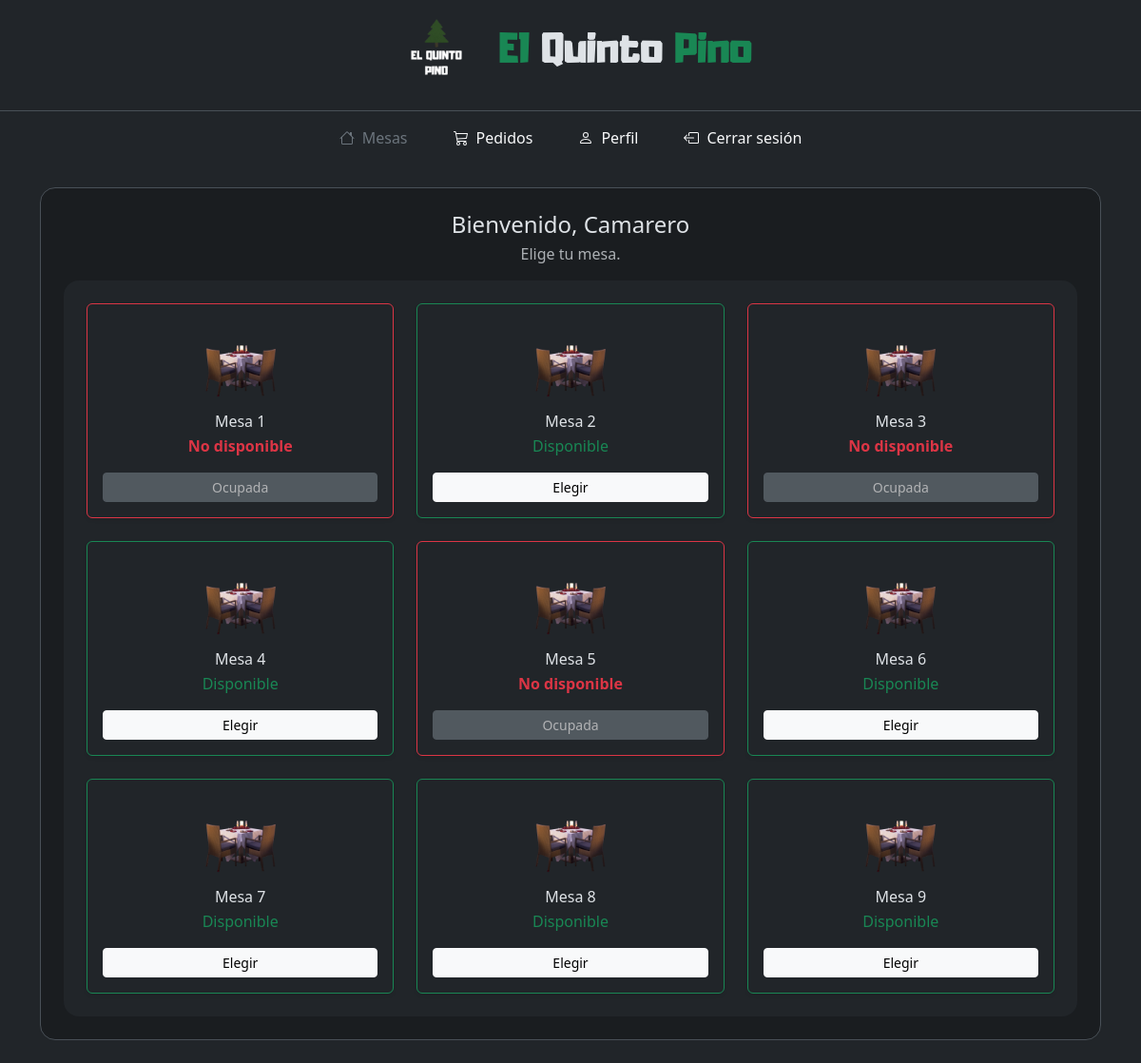
Screenshot of /cliente/cliente.php (signed in) with the database file from the repository.
### tables this page shows
CREATE TABLE `mesa` (
  `numMesa` int(11) NOT NULL,
  `estado` tinyint(1) NOT NULL
);

### cliente/cliente.php (the view, shortened to what this page needs)
<?php
include("../components/conexion.php");
$navbar1 = "/restaurante/cliente/cliente.php";
$navbar2 = "/restaurante/cliente/pedidos.php";
$navbar3 = "/restaurante/cliente/perfil.php";
$active = "mesas";
?>
<!DOCTYPE html>
<html lang="es" data-bs-theme="dark">
<head>
    <link rel="stylesheet" href="../bootstrap/css/bootstrap.min.css" />
    <link rel="stylesheet" href="../styles.css" />
</head>
<body>
    <div class="container-fluid min-vh-100 d-flex flex-column">
        <?php
        include("../components/header.php");
        include("../components/navbar.php");
        $usuario = $_SESSION["usuario"];
        ?>
        <main class="container my-4 flex-grow-1">
            <div class="row justify-content-center">
                <div class="col-12 col-md-12">
                    <section class="bg-dark-subtle border rounded-4 p-3 p-sm-4">
                        <header class="text-center mb-3">
                            <h4 class="h4 mb-1">Bienvenido, <?php echo $usuario; ?></h4>
                            <p class="text-body-secondary mb-0">Elige tu mesa.</p>
                        </header>
                        <div class="bg-body rounded-4 p-3 p-sm-4">
                            <?php
                            $consulta = "SELECT * FROM mesa";
                            $result = mysqli_query($conn, $consulta);
                            echo '<div class="row g-3 g-sm-4">';
                            while ($row = mysqli_fetch_array($result)) {
                                $mesa = $row['numMesa'];
                                $disponible = $row['estado'];
                                if ($disponible == 1) {
                                    echo '<div class="col-6 col-sm-4 col-md-4 col-lg-4 d-flex">';
                                    echo ' <article class="card mesa card-mesa shadow-sm w-100 border-success">';
                                    echo ' <div class="card-body text-center">';
                                    echo ' <img src="../img/mesa2.png" class="img-fluid mx-auto d-block mb-2" alt="Mesa ' . $mesa . '" loading="lazy">';
                                    echo ' <h2 class="h6 mb-1">Mesa ' . $mesa . '</h2>';
                                    echo ' <p class="mb-3 text-success">Disponible</p>';
                                    echo ' <a href="seleccionar_mesa.php?mesa=' . $mesa . '" class="btn btn-light btn-sm w-100" aria-label="Seleccionar mesa ' . $mesa . '">Elegir</a>';
                                    echo ' </div>';
                                    echo ' </article>';
                                    echo '</div>';
                                } else {
                                    echo '<div class="col-6 col-sm-4 col-md-4 col-lg-4 d-flex">';
                                    echo ' <article class="card mesa card-mesa shadow-sm w-100 border-danger">';
                                    echo ' <div class="card-body text-center">';
                                    echo ' <img src="../img/mesa2.png" class="img-fluid mx-auto d-block mb-2" alt="Mesa ' . $mesa . '" loading="lazy">';
                                    echo ' <h2 class="h6 mb-1">Mesa ' . $mesa . '</h2>';
                                    echo ' <p class="mb-3 text-danger fw-semibold">No disponible</p>';
                                    echo ' <button class="btn btn-secondary btn-sm w-100" disabled aria-disabled="true">Ocupada</button>';
                                    echo ' </div>';
                                    echo ' </article>';
                                    echo '</div>';
                                }
                            }
                            echo '</div>';
                            ?>
                        </div>
                    </section>
                </div>
            </div>
        </main>
    </div>
</body>
</html>

### components/header.php
<header class="row text-center align-items-center p-2"
  style="background-color: var(--bs-body-bg); color: var(--bs-body-color);">
  <div class="col-12 d-flex justify-content-center align-items-center">
    <img src="/restaurante/img/logo_white.png" alt="logo" class="me-3" width="100px">
    <h1>
      <span class="text-success">El</span> Quinto <span class="text-success">Pino</span>
    </h1>
  </div>
</header>

### components/navbar.php (shortened to what this page needs)
<?php
$navbar1 = $navbar1 ?? '#';
$navbar2 = $navbar2 ?? '#';
$navbar3 = $navbar3 ?? '#';
$active  = $active  ?? '';
?>
<div class="row">
    <nav class="navbar navbar-expand-lg navbar-dark bg-dark border-top justify-content-end w-100">
        <div class="collapse navbar-collapse justify-content-center" id="navbarMain">
            <ul class="navbar-nav mb-2 mb-lg-0 text-center">
                <li class="nav-item mx-3">
                    <a class="nav-link d-flex align-items-center justify-content-center <?php echo $active === 'mesas' ? 'text-secondary' : 'text-light' ?>"
                        href="<?php echo $navbar1 ?>">
                        Mesas
                    </a>
                </li>
                <li class="nav-item mx-3">
                    <a class="nav-link d-flex align-items-center justify-content-center <?php echo $active === 'pedidos' ? 'text-secondary' : 'text-light' ?>"
                        href="<?php echo $navbar2 ?>">
                        Pedidos
                    </a>
                </li>
                <li class="nav-item mx-3">
                    <a class="nav-link d-flex align-items-center justify-content-center <?php echo $active === 'perfil' ? 'text-secondary' : 'text-light' ?>"
                        href="<?php echo $navbar3 ?>">
                        Perfil
                    </a>
                </li>
                <li class="nav-item mx-3">
                    <a class="nav-link d-flex align-items-center justify-content-center text-light" href="cerrarSesion.php">
                        Cerrar sesión
                    </a>
                </li>
            </ul>
        </div>
    </nav>
</div>

### styles.css (style rules this page uses)
h1 { font-family: Adumu, Arial, Helvetica, sans-serif; }
body { background-image: url(/restaurante/img/background02.jpg); background-repeat: no-repeat; background-size: cover; background-position: center; }
.card-mesa { transition: transform 0.3s ease, box-shadow 0.3s ease; font-size: 16px; }
.card-mesa img { max-height: 90px; object-fit: contain; }

### rows the page displays
mesa: numMesa "1"
mesa: numMesa "2"
mesa: numMesa "3"
mesa: numMesa "4"
mesa: numMesa "5"
mesa: numMesa "6"
mesa: numMesa "7"
mesa: numMesa "8"
mesa: numMesa "9"

### other values shown
$usuario "Camarero"
